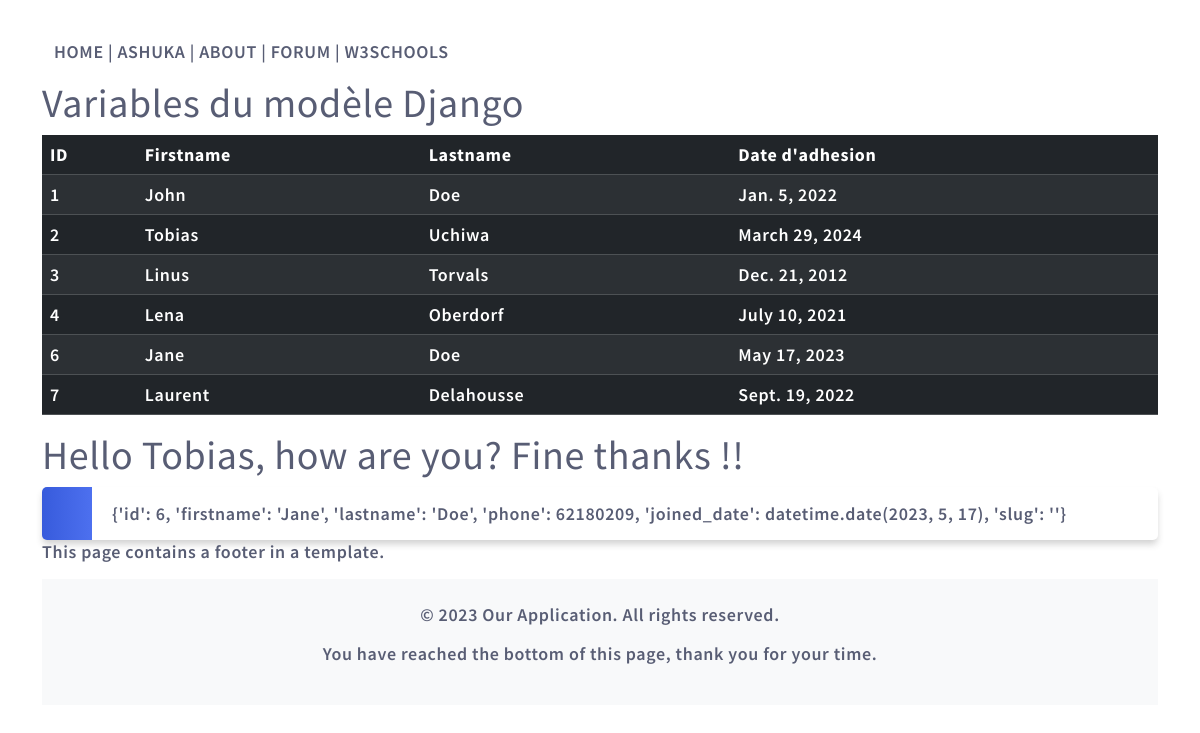
Before: /testing/ with the older database file.
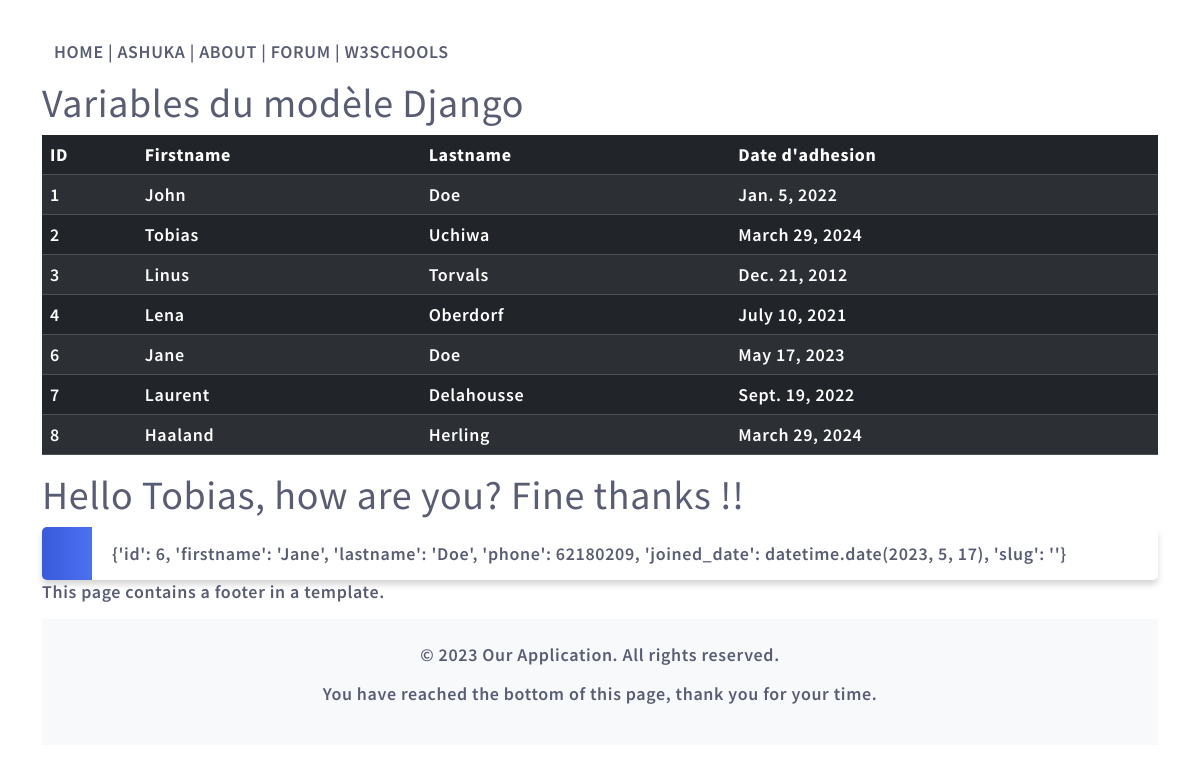
After: the same page with the newer database file.
### members/models.py (models this page shows, shortened)
class Member(models.Model):
  firstname = models.CharField(max_length=255)
  lastname = models.CharField(max_length=255)
  phone = models.IntegerField(null=True)
  joined_date = models.DateField(null=True)
  slug = models.SlugField(default="", null=False)

### members/views.py (the view)
# urls.py: path('testing/', views.testing, name='testing'),
def testing(request):
  mydata = Member.objects.filter(firstname='Jane').values()
  mymembers = Member.objects.all().values()
  template = loader.get_template('template.html')
  context = {
    'mymembers': mymembers,
    'mydata': mydata,
    'x': True,
  }
  return HttpResponse(template.render(context, request))

### members/templates/template.html (shortened to what this page needs)
{% extends "master.html" %}
{% block content %}
<div class="container py-3">
  {% include "mymenu.html" with me="ASHUKA" sponsor="W3SCHOOLS" %}
  <h1>Variables du modèle Django</h1>
    <table class="table table-dark table-striped">
      <thead>
        <tr>
          <th scope="col">ID</th>
          <th scope="col">Firstname</th>
          <th scope="col">Lastname</th>
          <th scope="col">Date d'adhesion</th>
        </tr>
      </thead>
      {% for x in mymembers %}
        <tr>
          <td>{{ x.id }}</td>
          <td>{{ x.firstname }}</td>
          <td>{{ x.lastname }}</td>
          <td>{{ x.joined_date }}</td>
        </tr>
      {% endfor %}
    </table>
    {% with firstname="Tobias" %}
      <h1>
        Hello {{ firstname }}, how are you?
        {% if x %}
          Fine thanks !!
          {% else %}
            Sorry, I'm not fine today
        {% endif %}
      </h1>
    {% endwith %}
    {% for y in mydata %}
      <ul>
        <li>{{ y }}</li>
      </ul>
    {% endfor %}
    <p>This page contains a footer in a template.</p>
    {% include 'footer.html' %}
</div>
{% endblock content %}

Changed rows visible on the page:
added Member: id "8", firstname "Haaland", lastname "Herling", joined_date "March 29, 2024", shown under "Variables du modèle Django"
